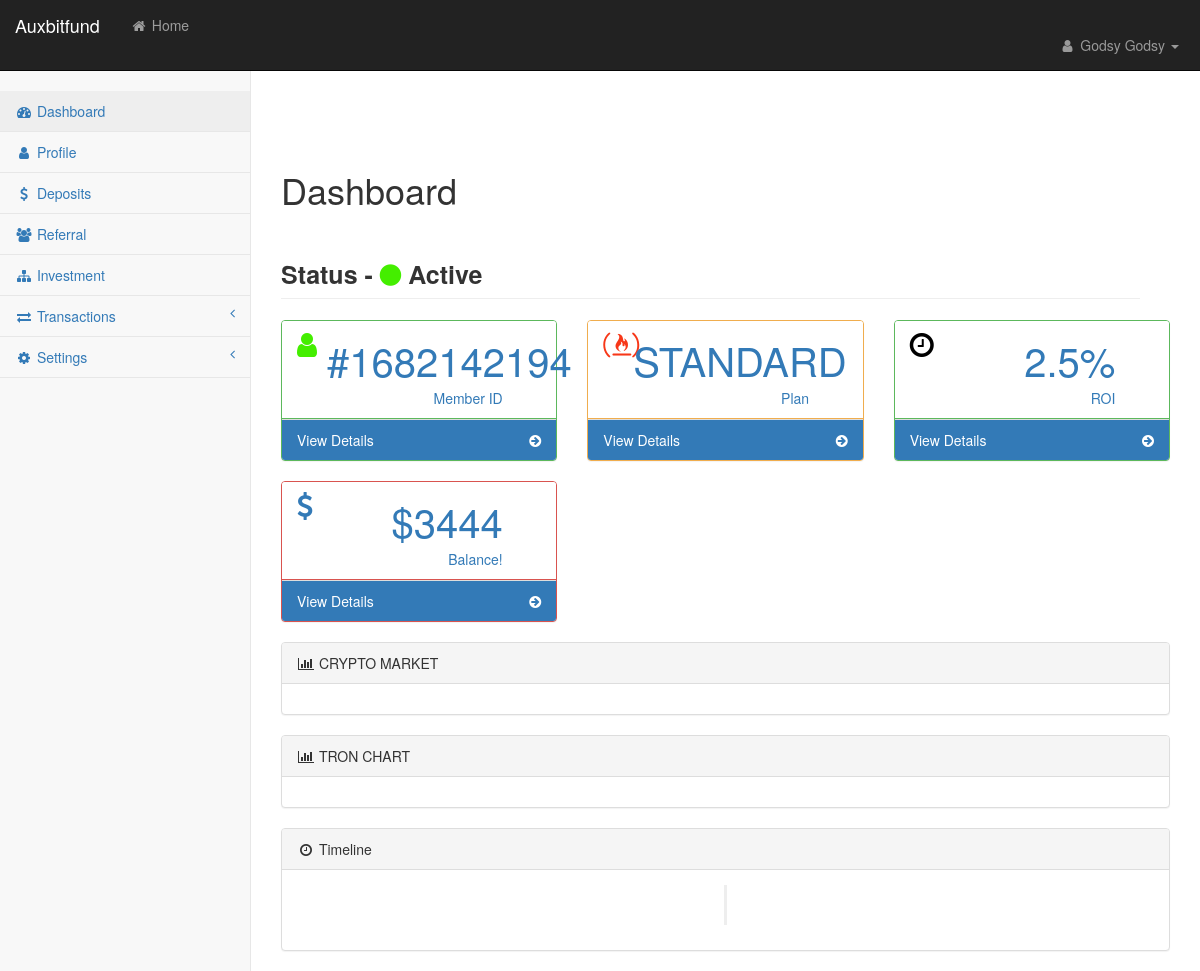
The app's page /user/dashboard (signed in) with its own data.
### tables this page shows
CREATE TABLE `users` (
  `user_id` int(11) NOT NULL,
  `ref_id` varchar(11) NOT NULL,
  `referrer` varchar(11) NOT NULL,
  `name` varchar(150) NOT NULL,
  `gender` varchar(10) NOT NULL,
  `acn` varchar(10) NOT NULL,
  `btc` varchar(100) NOT NULL,
  `btc_type` varchar(10) NOT NULL,
  `eth` varchar(100) NOT NULL,
  `eth_type` varchar(10) NOT NULL,
  `trx` varchar(100) NOT NULL,
  `trx_type` varchar(10) NOT NULL,
  `ltc` varchar(100) NOT NULL,
  `ltc_type` varchar(20) NOT NULL,
  `doge` varchar(100) NOT NULL,
  `doge_type` varchar(20) NOT NULL,
  `bnb` varchar(100) NOT NULL,
  `bnb_type` varchar(20) NOT NULL,
  `usdt` varchar(100) NOT NULL,
  `usdt_type` varchar(50) NOT NULL,
  `perfect_money` varchar(20) NOT NULL,
  `paypal` varchar(50) NOT NULL,
  `usd_bal` float NOT NULL,
  `inv_cap` float NOT NULL,
  `email` varchar(150) NOT NULL,
  `password` varchar(200) NOT NULL,
  `plan` varchar(50) NOT NULL,
  `phone` varchar(150) NOT NULL,
  `address` varchar(150) NOT NULL,
  `state` varchar(100) NOT NULL,
  `country` varchar(100) NOT NULL,
  `activated` int(1) NOT NULL,
  `act_code` varchar(10) NOT NULL,
  `date_created` timestamp NOT NULL DEFAULT current_timestamp() ON UPDATE current_timestamp()
);

### site_name.php (called while the page is built, shortened)
<?php
$site_title = "Auxbitfund";

### user/inc/functions.inc.php (called while the page is built, shortened)
<?php
require_once 'db.php';
function sanitize($input)
{
	global $link;
	$input = htmlentities(strip_tags(trim($input)));
	$input = mysqli_real_escape_string($link, $input);
	return $input;
}
function fetch_user($user_id = null)
{
	global $link;
	if ($user_id != null) {
		$sql = "SELECT * FROM users WHERE user_id = '$user_id' ";
		$query = mysqli_query($link, $sql);
		if (mysqli_num_rows($query) > 0) {
			$row = mysqli_fetch_array($query);
			return $row;
		}return false;
	}return false;
}

### user/dashboard.php (the view, shortened to what this page needs)
<?php
$title = "Dashboard";
require 'req/header.php';
 ?>
                    <div class="row">
                        <div class="col-lg-4 col-md-6">
                            <div class="panel panel-green">
                                <div style="background-color: #fff;color: #337AB7;" class="panel-heading">
                                    <div class="row">
                                        <div class="col-xs-1">
                                            <i style="color: #44ee00;" class="fa fa-user fa-2x"></i>
                                        </div>
                                        <div class="col-xs-9 text-right">
                                            <div class="huge">#<?= $user['acn']; ?></div>
                                            <div>Member ID</div>
                                        </div>
                                    </div>
                                </div>
                                <a href="profile">
                                    <div style="background-color: #337AB7; color: #fff;" class="panel-footer">
                                        <span class="pull-left">View Details</span>
                                        <span class="pull-right"><i class="fa fa-arrow-circle-right"></i></span>
                                        <div class="clearfix"></div>
                                    </div>
                                </a>
                            </div>
                        </div>
                        <div class="col-lg-4 col-md-6">
                            <div class="panel panel-yellow">
                                <div style="background-color: #fff;color: #337AB7; <?php if (!empty($height)) {
                                    echo "height:$height";
                                } ?>" class="panel-heading">
                                    <div class="row">
                                        <div class="col-xs-1">
                                            <i style="color: #f73718;" class="fa fa-free-code-camp fa-2x"></i>
                                        </div>
                                        <div class="col-xs-9 text-right">
                                            <div class="huge"><?php if (!empty($height)) {
                                } ?><?= $user['plan']; ?><?php if (!empty($height)) {
                                } ?></div>
                                            <div>Plan</div>
                                        </div>
                                    </div>
                                </div>
                                <a href="pkg">
                                    <div style="background-color: #337AB7; color: #fff;" class="panel-footer">
                                        <span class="pull-left">View Details</span>
                                        <span class="pull-right"><i class="fa fa-arrow-circle-right"></i></span>
                                        <div class="clearfix"></div>
                                    </div>
                                </a>
                            </div>
                        </div>
                        <div class="col-lg-4 col-md-6">
                            <div class="panel panel-green">
                                <div style="background-color: #fff;color: #337AB7;" class="panel-heading">
                                    <div class="row">
                                        <div class="col-xs-1">
                                            <i style="color: #000;" class="fa fa-clock-o fa-2x"></i>
                                        </div>
                                        <div class="col-xs-9 text-right">
                                            <div class="huge"><?= $roi; ?>%</div>
                                            <div>ROI</div>
                                        </div>
                                    </div>
                                </div>
                                <a href="profits?record=roi">
                                    <div style="background-color: #337AB7; color: #fff;" class="panel-footer">
                                        <span class="pull-left">View Details</span>
                                        <span class="pull-right"><i class="fa fa-arrow-circle-right"></i></span>
                                        <div class="clearfix"></div>
                                    </div>
                                </a>
                            </div>
                        </div>
                        <div class="col-lg-4 col-md-6">
                            <div class="panel panel-red">
                                <div style="background-color: #fff;color: #337AB7;" class="panel-heading">
                                    <div class="row">
                                        <div class="col-xs-1">
                                            <i class="fa fa-dollar fa-2x"></i>
                                        </div>
                                        <div class="col-xs-9 text-right">
                                            <div class="huge">$<?= round(floatval($user['usd_bal']), 2); ?></div>
                                            <div>Balance!</div>
                                        </div>
                                    </div>
                                </div>
                                <a href="#">
                                    <div style="background-color: #337AB7; color: #fff;" class="panel-footer">
                                        <span class="pull-left">View Details</span>
                                        <span class="pull-right"><i class="fa fa-arrow-circle-right"></i></span>
                                        <div class="clearfix"></div>
                                    </div>
                                </a>
                            </div>
                        </div>
                    </div>
                    <div class="row">
                        <div class="col-lg-12">
                            <div class="panel panel-default">
                                <div class="panel-heading">
                                    <i class="fa fa-bar-chart-o fa-fw"></i> CRYPTO MARKET
                                </div>
                                <div class="panel-body">
                                </div>
                            </div>
                            <div class="panel panel-default">
                                <div class="panel-heading">
                                    <i class="fa fa-bar-chart-o fa-fw"></i> TRON CHART
                                </div>
                                <div class="panel-body d-none">
                                </div>
                            </div>
                            <div class="panel panel-default">
                                <div class="panel-heading">
                                    <i class="fa fa-clock-o fa-fw"></i> Timeline
                                </div>
                                <div class="panel-body">
                                    <ul class="timeline">
                                    </ul>
                                </div>
                            </div>
                        </div>
                    </div>
<?php require 'req/footer.php'; ?>

### user/req/header.php (shortened to what this page needs)
<?php
require '../site_name.php';
require_once 'inc/functions.inc.php';
$user_id = $_SESSION['id'];
$user_id = sanitize($user_id);
$response = fetch_user($user_id);
if ($response) {
    $user = $response;
    if ($response['activated'] > 0) {
       $anton = 1;
    }else{
       $anton = 0;
    }
}
switch ($user['plan']) {
    case 'STANDARD':
        $roi = 2.5;
        break;
}
 ?>
<!DOCTYPE html>
<html lang="en">
    <head>
        <link href="css/bootstrap.min.css" rel="stylesheet">
        <link href="css/metisMenu.min.css" rel="stylesheet">
        <link href="css/timeline.css" rel="stylesheet">
        <link href="css/startmin.css" rel="stylesheet">
        <link href="css/morris.css" rel="stylesheet">
        <link href="css/font-awesome.min.css" rel="stylesheet" type="text/css">
    </head>
    <body style="resize: none;">
        <div id="wrapper">
            <nav class="navbar navbar-inverse navbar-fixed-top" role="navigation" style="width: 100%;">
                <div class="navbar-header">
                    <a class="navbar-brand" href="#"><?= $site_title ?></a>
                </div>
                <ul class="nav navbar-nav navbar-left navbar-top-links">
                    <li><a href="../"><i class="fa fa-home fa-fw"></i> Home</a></li>
                </ul>
                <ul class="nav navbar-right navbar-top-links">
                    <br>
                    <li class="dropdown">
                        <a class="dropdown-toggle" data-toggle="dropdown" href="#">
                            <i class="fa fa-user fa-fw"></i> <?= $user['name']; ?> <b class="caret"></b>
                        </a>
                    </li>
                </ul>
<br>
                            <br>
                <div id="satan" class="navbar-default sidebar hide" role="navigation">
                    <div class="sidebar-nav navbar-collapse">
                        <ul class="nav" id="side-menu">
                            <li>
                                <a href="dashboard" class="<?php if($title === "Dashboard"){
                                    echo 'active';
                                } ?>"><i class="fa fa-dashboard fa-fw"></i> Dashboard</a>
                            </li>
                            <li>
                                <a href="profile" class="<?php if($title === "Profile"){
                                    echo 'active';
                                } ?>"><i class="fa fa-user fa-fw"></i> Profile</a>
                            </li>
                            <li>
                                <a href="deposit" class="<?php if($title === "Deposits"){
                                    echo 'active';
                                } ?>"><i class="fa fa-dollar fa-fw"></i> Deposits</a>
                            </li>
                            <li>
                                <a href="ref" class="<?php if($title === "Referral"){
                                    echo 'active';
                                } ?>"><i class="fa fa-users fa-fw"></i> Referral</a>
                            </li>
                            <li>
                                <a href="pkg?sector=<?= $user['plan'] ?>" class="<?php if($title === "Investment"){
                                    echo 'active';
                                } ?>"><i class="fa fa-sitemap fa-fw"></i> Investment</a>
                            </li>
                            <li>
                                <a class="menu-trigger" href="#"><i class="fa fa-exchange fa-fw"></i> Transactions<span class="fa arrow"></span></a>
                            </li>
                            <li>
                                <a href="#"><i class="fa fa-gear fa-fw"></i> Settings<span class="fa arrow"></span></a>
                            </li>
                            </ul>
                    </div>
                </div>
            </nav>
            <div id="page-wrapper">
                <div class="container-fluid">
<br>
<br>
<br>
<br>
<br>
<?php
if ($user['activated'] == 2) {
    $act_status = "Active";
    $color = "#44ee00";
}elseif($user['activated'] == 1){
    $act_status = "Inactive<br>(Make a Deposit to Activate)";
    $color = "red";
}elseif($anton == 0){
    $lavey = "ACCOUNT RESTRICTED";
    $color = "red";
}
 ?>
                    <div class="row" style="width: 100%;">
                        <div class="col-lg-12">
                            <h1 class="page-header" style="width: 100%;"><?= $title; ?>
                                <?php if (isset($act_status)): ?>
                                    <br><br><b style="font-size: 25px;">Status - <i class="fa fa-circle" style="color: <?= $color ?>; font-size: 25px;"></i> <?= $act_status ?></b>
                                <?php endif ?>
                                </h1>
                        </div>
                        <div class="col-lg-5">
                        </div>
                    </div>

### user/css/timeline.css (style rules this page uses)
.timeline { position: relative; padding: 20px 0 20px; list-style: none; }
.timeline:before { content: " "; position: absolute; top: 0; bottom: 0; left: 50%; width: 3px; margin-left: -1.5px; background-color: #eeeeee; }

### user/css/startmin.css (style rules this page uses)
body { background-color: #f8f8f8; }
#wrapper { width: 100%; }
#page-wrapper { padding-top: 30px; min-height: 568px; background-color: #fff; }
@media (min-width:768px) { #page-wrapper { position: inherit; margin-left: 250px; padding: 30px 15px 0 15px; border-left: 1px solid #e7e7e7; } }
.navbar-header { float: left; }
.navbar-left { float: left; }
.navbar-right { text-align: right; }
.navbar-top-links { margin: 0; }
.navbar-top-links li { display: inline-block; }
.navbar-top-links li:last-child { margin-right: 6px; }
.navbar-top-links li a { padding: 15px; min-height: 50px; }
.navbar-top-links>li>a { color: #999; }
.sidebar .sidebar-nav.navbar-collapse { padding-right: 0; padding-left: 0; }
.sidebar ul li { border-bottom: 1px solid #e7e7e7; }
.sidebar ul li a.active { background-color: #eee; }
.sidebar .arrow { float: right; }
.sidebar .fa.arrow:before { content: "\f104"; }
@media (min-width:768px) { .sidebar { z-index: 1; position: absolute; width: 250px; margin-top: 51px; } }
.huge { font-size: 40px; }
.panel-green { border-color: #5cb85c; }
.panel-green .panel-heading { border-color: #5cb85c; color: #fff; background-color: #5cb85c; }
.panel-green a { color: #5cb85c; }
.panel-red { border-color: #d9534f; }
.panel-red .panel-heading { border-color: #d9534f; color: #fff; background-color: #d9534f; }
.panel-red a { color: #d9534f; }
.panel-yellow { border-color: #f0ad4e; }
.panel-yellow .panel-heading { border-color: #f0ad4e; color: #fff; background-color: #f0ad4e; }
.panel-yellow a { color: #f0ad4e; }

### records on screen
users: name "Godsy Godsy", activated "Active", acn "1682142194", plan "STANDARD", plan "2.5", usd_bal "3444"

### other values on screen
$site_title "Auxbitfund"
$title "Dashboard"
